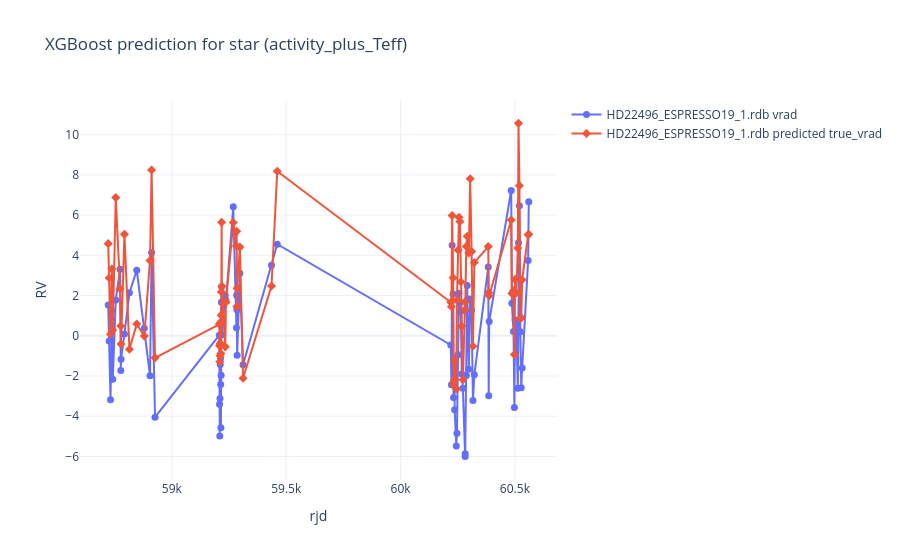

The notebook cell this image was saved under:
### Code cell
model_to_apply = 'activity_plus_Teff'  # best_model_name
model = xgb_models[model_to_apply]
feature_columns = list(xgb_results_df.set_index('model_name').loc[model_to_apply, 'features'])

star_raw_for_model_df = pd.read_csv(star_raw_csv_path)
star_df = utils.apply_normalization_specs(
    star_raw_for_model_df,
    normalization_specs=normalization_specs,
)

missing_feature_columns = [column for column in feature_columns if column not in star_df.columns]
if missing_feature_columns:
    raise KeyError(f'Missing derived feature columns for prediction: {missing_feature_columns}')

star_prediction_df = star_df.copy()
for column in feature_columns:
    star_prediction_df[column] = pd.to_numeric(star_prediction_df[column], errors='coerce')

star_prediction_df = star_prediction_df.dropna(subset=feature_columns).sort_values(
    ['observation_file', 'rjd']
).copy()
star_prediction_df['predicted_true_vrad'] = model.predict(star_prediction_df[feature_columns])

display(
    pd.Series(
    {
        'model_name': model_to_apply,
        'features': feature_columns,
        'n_star_rows': len(star_prediction_df),
        'n_star_observations': star_prediction_df['observation_file'].nunique(),
        'n_train_rows': len(train_df),
    }
    ).to_frame('value')
)

fig = go.Figure()
for obs_name, obs_df in star_prediction_df.groupby('observation_file', sort=True):
    fig.add_trace(
        go.Scatter(
            x=obs_df['rjd'],
            y=obs_df['vrad_subtract_mean'],
            mode='markers+lines',
            marker=dict(size=7),
            name=f'{obs_name} vrad',
            hovertemplate='obs=%{fullData.name}<br>rjd=%{x}<br>vrad=%{y}<extra></extra>',
        )
    )
    fig.add_trace(
        go.Scatter(
            x=obs_df['rjd'],
            y=obs_df['predicted_true_vrad'],
            mode='markers+lines',
            marker=dict(size=7, symbol='diamond'),
            name=f'{obs_name} predicted true_vrad',
            hovertemplate='obs=%{fullData.name}<br>rjd=%{x}<br>predicted true_vrad=%{y}<extra></extra>',
        )
    )
fig.update_layout(
    title=f'XGBoost prediction for star ({model_to_apply})',
    xaxis_title='rjd',
    yaxis_title='RV',
    template='plotly_white',
    hovermode='closest',
)
fig.show()

star_prediction_df[['observation_file', 'rjd', 'vrad', 'predicted_true_vrad', *feature_columns]].head()

### Figure 1 — Plotly figure (JSON) as saved in the notebook; plotly's stock layout.template omitted (floating-point values rounded to 4 significant figures)
{"data": [{"hovertemplate": "obs=%{fullData.name}<br>rjd=%{x}<br>vrad=%{y}<extra></extra>", "marker": {"size": 7}, "mode": "markers+lines", "name": "HD22496_ESPRESSO19_1.rdb vrad", "type": "scatter", "x": [58720.0, 58730.0, 58730.0, 58740.0, 58740.0, 58750.0, 58770.0, 58780.0, 58780.0, 58790.0, 58810.0, 58850.0, 58880.0, 58900.0, 58910.0, 58930.0, 59210.0, 59210.0, 59210.0, 59210.0, 59210.0, 59210.0, 59210.0, 59210.0, 59220.0, 59220.0, 59220.0, 59220.0, 59230.0, 59240.0, 59270.0, 59280.0, 59280.0, 59280.0, 59290.0, 59300.0, 59310.0, 59440.0, 59460.0, 60220.0, 60220.0, 60230.0, 60230.0, 60230.0, 60230.0, 60240.0, 60240.0, 60250.0, 60250.0, 60260.0, 60260.0, 60260.0, 60270.0, 60270.0, 60280.0, 60280.0, 60290.0, 60290.0, 60300.0, 60300.0, 60310.0, 60320.0, 60320.0, 60380.0, 60390.0, 60390.0, 60480.0, 60490.0, 60490.0, 60500.0, 60500.0, 60510.0, 60510.0, 60520.0, 60520.0, 60520.0, 60530.0, 60530.0, 60560.0, 60560.0], "y": [1.536, -0.261, -3.178, 1.249, -2.164, 1.775, 3.308, -1.724, -1.171, 0.0913, 2.136, 3.259, 0.3735, -1.983, 4.146, -4.05, 0.03061, -3.41, -4.988, -3.12, -1.422, -1.135, -2.422, -4.579, -1.965, 1.668, 2.433, 0.04738, 2.003, 1.752, 6.418, 0.4047, 2.019, 1.3, -0.9647, 3.113, -1.439, 3.512, 4.556, -0.4565, -2.432, 4.5, 2.072, -3.066, -1.105, -3.679, -5.476, -4.849, -0.9476, 2.119, 1.669, 1.203, -1.898, -2.609, -6.009, -5.863, -1.97, 2.502, -1.668, 1.825, 1.273, -3.224, -1.941, 3.417, -2.986, 0.7074, 7.224, 1.614, 0.2075, -3.562, 0.7931, 0.5664, -2.609, 4.626, 6.463, 0.1976, -2.585, -1.607, 3.742, 6.669]}, {"hovertemplate": "obs=%{fullData.name}<br>rjd=%{x}<br>predicted true_vrad=%{y}<extra></extra>", "marker": {"size": 7, "symbol": "diamond"}, "mode": "markers+lines", "name": "HD22496_ESPRESSO19_1.rdb predicted true_vrad", "type": "scatter", "x": [58720.0, 58730.0, 58730.0, 58740.0, 58740.0, 58750.0, 58770.0, 58780.0, 58780.0, 58790.0, 58810.0, 58850.0, 58880.0, 58900.0, 58910.0, 58930.0, 59210.0, 59210.0, 59210.0, 59210.0, 59210.0, 59210.0, 59210.0, 59210.0, 59220.0, 59220.0, 59220.0, 59220.0, 59230.0, 59240.0, 59270.0, 59280.0, 59280.0, 59280.0, 59290.0, 59300.0, 59310.0, 59440.0, 59460.0, 60220.0, 60220.0, 60230.0, 60230.0, 60230.0, 60230.0, 60240.0, 60240.0, 60250.0, 60250.0, 60260.0, 60260.0, 60260.0, 60270.0, 60270.0, 60280.0, 60280.0, 60290.0, 60290.0, 60300.0, 60300.0, 60310.0, 60320.0, 60320.0, 60380.0, 60390.0, 60390.0, 60480.0, 60490.0, 60490.0, 60500.0, 60500.0, 60510.0, 60510.0, 60520.0, 60520.0, 60520.0, 60530.0, 60530.0, 60560.0, 60560.0], "y": [4.583, 2.875, 0.07293, 3.323, 0.2856, 6.87, 2.338, 0.4857, -0.4149, 5.043, -0.6735, 0.5873, -0.0169, 3.746, 8.241, -1.098, 0.5712, -0.4963, -1.294, -0.988, -0.3653, 0.6713, -0.4393, -0.8822, 1.024, 2.181, 5.639, 2.459, -0.5498, 1.666, 5.635, 4.461, 5.193, 1.45, 2.366, 4.41, -2.113, 2.473, 8.182, 1.667, 1.441, 5.976, 2.886, -2.395, -2.199, -1.236, -2.641, 1.767, 4.268, 5.895, 5.677, 2.679, 0.4722, -2.186, 1.685, 1.293, 4.445, 4.945, 4.117, 7.811, 4.188, -0.5171, 3.643, 4.435, 2.143, 1.991, 5.756, 2.102, 2.245, -0.9352, 2.804, 2.134, 4.359, 10.56, 7.466, 0.8502, 0.8985, 2.786, 5.022, 5.046]}], "layout": {"hovermode": "closest", "title": {"text": "XGBoost prediction for star (activity_plus_Teff)"}, "xaxis": {"title": {"text": "rjd"}}, "yaxis": {"title": {"text": "RV"}}}}
